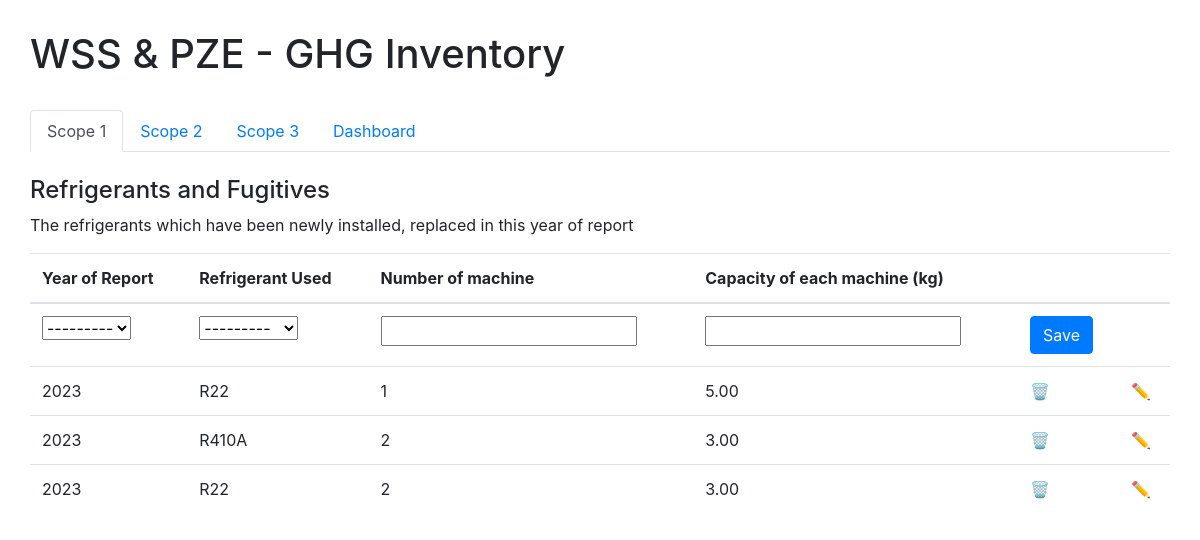
/ghg/, run on the app's committed database.
### ghg_inventory/models.py (models this page shows)
class Refrigerant(models.Model):
    inventory_year = models.ForeignKey(Inventory_Year, on_delete=models.CASCADE)
    TYPE_CHOICES = [
        ('R22', 'R22'),
        ('R410A', 'R410A'),
        ('HFC-134a', 'HFC-134a'),
        ('R600a', 'R600a'),
    ]
    type = models.CharField(max_length=10, choices=TYPE_CHOICES)
    quantity = models.IntegerField(validators=[MinValueValidator(0)])
    capacity = models.DecimalField(max_digits=10, decimal_places=2)
    emission = models.FloatField()

class Inventory_Year(models.Model):
    year_choices = [(year, year) for year in range(2023, 2030)]
    year = models.IntegerField(choices=year_choices)
    def __str__(self):
        return str(self.year)

### ghg_inventory/views.py (the view, shortened to what this page needs)
# urls.py: path('', views.scope1, name='ghg_input'),
def scope1(request):
    refrigerant = Refrigerant_Form(prefix='refrigerant')
    refrigerants = Refrigerant.objects.all()
    context_refrigerant = {'refrigerant': refrigerant, 'refrigerants': refrigerants}
    return render(request, 'ghg_inventory/scope1.html', context_refrigerant)

### ghg_inventory/forms.py
class Refrigerant_Form(forms.ModelForm):
    class Meta:
        model = Refrigerant
        fields = ['inventory_year', 'type', 'quantity', 'capacity']

### ghg_inventory/templates/ghg_inventory/scope1.html (shortened to what this page needs)
{% extends 'ghg_inventory/base.html' %}
{% block content %}
    <ul class="nav nav-tabs">
        <li class="nav-item">
            <a class="nav-link active" href="{%url 'scope1'%}">Scope 1</a>
        </li>
        <li class="nav-item">
            <a class="nav-link"   href="{%url 'scope2'%}">Scope 2</a>
        </li>
        <li class="nav-item">
            <a class="nav-link" href="{%url 'scope3'%}">Scope 3</a>
        </li>
        <li class="nav-item">
            <a class="nav-link" href="{%url 'dashboard'%}">Dashboard</a>
        </li>
    </ul>
    <br>
    <div class="tab-content">
        <div id="content1" class="tab-pane fade show active">
            <h4> Refrigerants and Fugitives</h4>
            <p> The refrigerants which have been newly installed, replaced in this year of report </p>
        <form method="POST">
            <table class="table table-hover">
                <thead>
                    <tr>
                        <th>Year of Report</th>
                        <th>Refrigerant Used</th>
                        <th>Number of machine</th>
                        <th>Capacity of each machine (kg)</th>
                        <th></th>
                        <th></th>
                    </tr>
                </thead>
                <tbody>
                    <tr>
                        <td> {{ refrigerant.inventory_year }} </td>
                        <td>{{ refrigerant.type }}</td>
                        <td>{{ refrigerant.quantity }}</td>
                        <td>{{ refrigerant.capacity }}</td>
                        <td><button type="submit" class="btn btn-primary">Save</button></td>
                        <td></td>
                    </tr>
                    {% for item in refrigerants %}
                        <tr>
                            <td>{{ item.inventory_year }}</td>
                            <td>{{ item.type }}</td>
                            <td>{{ item.quantity }}</td>
                            <td>{{ item.capacity }}</td>
                            <td><a href="{% url 'refrigerant_delete' item.id %}">🗑️</a></td>
                            <td><a href="{% url 'refrigerant_update' item.id %}">✏️</a></td>
                        </tr>
                    {% endfor %}
                </tbody>
            </table>
        </form>
    </div>
{% endblock %}

### ghg_inventory/templates/ghg_inventory/base.html (shortened to what this page needs)
<!DOCTYPE html>
<html>
    <head>
        <link rel="stylesheet" href="https://stackpath.bootstrapcdn.com/bootstrap/4.5.2/css/bootstrap.min.css">
    </head>
    <body style="margin: 30px;">
        <h1>WSS & PZE - GHG Inventory</h1>
        <br>
        {% block content %}
        {% endblock %}
    </body>
</html>

### data on the page
Refrigerant: inventory_year "2023", type "R22", quantity "1", capacity "5.00"
Refrigerant: inventory_year "2023", type "R410A", quantity "2", capacity "3.00"
Refrigerant: inventory_year "2023", type "R22", quantity "2", capacity "3.00"
